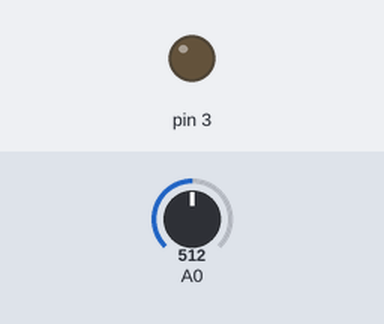
This sketch was run on a simulated Arduino Uno, built with avr-gcc and run on an emulated ATmega328P. On the bench: output pins drawn as LEDs (lit = HIGH). The test bench sets the inputs (shaded band); at power-on: A0 = 512.

Above: at 1.2 s.
1.3 s: A0 set to 716
At 1.45 s:
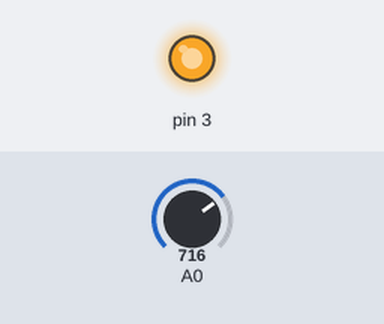
At 1.85 s:
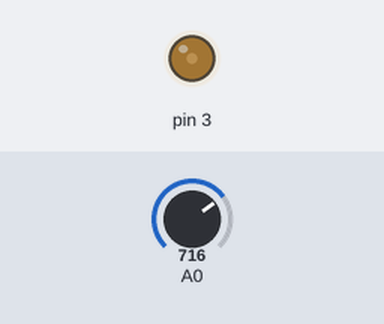
4.3 s: A0 set to 0
Timing chart, 0 to 7.3 s (numbered marks = the images above; inputs shaded):
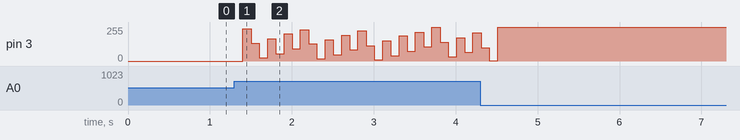

Measured:
- after the input at 1.3 s, pin 3: 0/255 → 242/255 after 0.10 s, → 132/255 0.10 s later, → 24/255 0.10 s later, → 168/255 0.10 s later, … (29 changes in this stretch)

The sketch:

PID_Loop_Control.ino
```cpp
//PID constants
double kp = 2;
double ki = 5;
double kd = 1;

unsigned long currentTime, previousTime;
double elapsedTime;
double error;
double lastError;
double input, output, setPoint;
double cumError, rateError;

void setup(){
        setPoint = 0;                          //set point at zero degrees
}

void loop(){
        input = analogRead(A0);                //read from rotary encoder connected to A0
        output = computePID(input);
        delay(100);
        analogWrite(3, output);                //control the motor based on PID value

}

double computePID(double inp){
        currentTime = millis();                //get current time
        elapsedTime = (double)(currentTime - previousTime);        //compute time elapsed from previous computation

        error = setPoint - inp;                                // determine error
        cumError += error * elapsedTime;                // compute integral
        rateError = (error - lastError)/elapsedTime;   // compute derivative

        double out = kp*error + ki*cumError + kd*rateError;                //PID output

        lastError = error;                                //remember current error
        previousTime = currentTime;                        //remember current time

        return out;                                        //have function return the PID output
}
```
